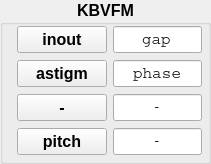
                 <widget class="QGroupBox" name="groupBox_KBVFM">
                  <property name="font">
                   <font>
                    <pointsize>12</pointsize>
                    <weight>75</weight>
                    <bold>true</bold>
                    <kerning>true</kerning>
                   </font>
                  </property>
                  <property name="title">
                   <string>KBVFM</string>
                  </property>
                  <property name="alignment">
                   <set>Qt::AlignHCenter|Qt::AlignTop</set>
                  </property>
                  <widget class="QLineEdit" name="lineEdit_KBV_Y">
                   <property name="geometry">
                    <rect>
                     <x>113</x>
                     <y>26</y>
                     <width>89</width>
                     <height>27</height>
                    </rect>
                   </property>
                   <property name="sizePolicy">
                    <sizepolicy hsizetype="Fixed" vsizetype="Fixed">
                     <horstretch>0</horstretch>
                     <verstretch>0</verstretch>
                    </sizepolicy>
                   </property>
                   <property name="font">
                    <font>
                     <family>Courier</family>
                     <pointsize>12</pointsize>
                     <weight>50</weight>
                     <bold>false</bold>
                    </font>
                   </property>
                   <property name="statusTip">
                    <string>optic 1</string>
                   </property>
                   <property name="whatsThis">
                    <string>first optic title</string>
                   </property>
                   <property name="text">
                    <string>gap</string>
                   </property>
                   <property name="alignment">
                    <set>Qt::AlignCenter</set>
                   </property>
                  </widget>
                  <widget class="QPushButton" name="pushButton_KBV_Y">
                   <property name="geometry">
                    <rect>
                     <x>17</x>
                     <y>26</y>
                     <width>90</width>
                     <height>27</height>
                    </rect>
                   </property>
                   <property name="sizePolicy">
                    <sizepolicy hsizetype="Fixed" vsizetype="Fixed">
                     <horstretch>0</horstretch>
                     <verstretch>0</verstretch>
                    </sizepolicy>
                   </property>
                   <property name="font">
                    <font>
                     <weight>75</weight>
                     <bold>true</bold>
                    </font>
                   </property>
                   <property name="text">
                    <string>inout</string>
                   </property>
                  </widget>
                  <widget class="QLineEdit" name="lineEdit_KBV_Z">
                   <property name="geometry">
                    <rect>
                     <x>113</x>
                     <y>60</y>
                     <width>89</width>
                     <height>27</height>
                    </rect>
                   </property>
                   <property name="sizePolicy">
                    <sizepolicy hsizetype="Fixed" vsizetype="Fixed">
                     <horstretch>0</horstretch>
                     <verstretch>0</verstretch>
                    </sizepolicy>
                   </property>
                   <property name="font">
                    <font>
                     <family>Courier</family>
                     <pointsize>12</pointsize>
                     <weight>50</weight>
                     <bold>false</bold>
                    </font>
                   </property>
                   <property name="statusTip">
                    <string>optic 1</string>
                   </property>
                   <property name="whatsThis">
                    <string>first optic title</string>
                   </property>
                   <property name="text">
                    <string>phase</string>
                   </property>
                   <property name="alignment">
                    <set>Qt::AlignCenter</set>
                   </property>
                  </widget>
                  <widget class="QLineEdit" name="lineEdit_M3_Rz_4">
                   <property name="enabled">
                    <bool>true</bool>
                   </property>
                   <property name="geometry">
                    <rect>
                     <x>113</x>
                     <y>94</y>
                     <width>89</width>
                     <height>27</height>
                    </rect>
                   </property>
                   <property name="sizePolicy">
                    <sizepolicy hsizetype="Fixed" vsizetype="Fixed">
                     <horstretch>0</horstretch>
                     <verstretch>0</verstretch>
                    </sizepolicy>
                   </property>
                   <property name="font">
                    <font>
                     <family>Courier</family>
                     <pointsize>12</pointsize>
                     <weight>50</weight>
                     <bold>false</bold>
                    </font>
                   </property>
                   <property name="statusTip">
                    <string>optic 1</string>
                   </property>
                   <property name="whatsThis">
                    <string>first optic title</string>
                   </property>
                   <property name="text">
                    <string>-</string>
                   </property>
                   <property name="frame">
                    <bool>true</bool>
                   </property>
                   <property name="alignment">
                    <set>Qt::AlignCenter</set>
                   </property>
                   <property name="clearButtonEnabled" stdset="0">
                    <bool>false</bool>
                   </property>
                  </widget>
                  <widget class="QPushButton" name="pushButton_KBV_Z">
                   <property name="geometry">
                    <rect>
                     <x>17</x>
                     <y>60</y>
                     <width>90</width>
                     <height>27</height>
                    </rect>
                   </property>
                   <property name="sizePolicy">
                    <sizepolicy hsizetype="Fixed" vsizetype="Fixed">
                     <horstretch>0</horstretch>
                     <verstretch>0</verstretch>
                    </sizepolicy>
                   </property>
                   <property name="font">
                    <font>
                     <weight>75</weight>
                     <bold>true</bold>
                    </font>
                   </property>
                   <property name="text">
                    <string>astigm</string>
                   </property>
                  </widget>
                  <widget class="QPushButton" name="pushButton_M3_Rz_4">
                   <property name="geometry">
                    <rect>
                     <x>17</x>
                     <y>94</y>
                     <width>90</width>
                     <height>27</height>
                    </rect>
                   </property>
                   <property name="sizePolicy">
                    <sizepolicy hsizetype="Fixed" vsizetype="Fixed">
                     <horstretch>0</horstretch>
                     <verstretch>0</verstretch>
                    </sizepolicy>
                   </property>
                   <property name="font">
                    <font>
                     <weight>75</weight>
                     <bold>true</bold>
                    </font>
                   </property>
                   <property name="text">
                    <string>-</string>
                   </property>
                  </widget>
                  <widget class="QPushButton" name="pushButton_KBV_Rx">
                   <property name="geometry">
                    <rect>
                     <x>17</x>
                     <y>128</y>
                     <width>90</width>
                     <height>27</height>
                    </rect>
                   </property>
                   <property name="sizePolicy">
                    <sizepolicy hsizetype="Fixed" vsizetype="Fixed">
                     <horstretch>0</horstretch>
                     <verstretch>0</verstretch>
                    </sizepolicy>
                   </property>
                   <property name="font">
                    <font>
                     <weight>75</weight>
                     <bold>true</bold>
                    </font>
                   </property>
                   <property name="text">
                    <string>pitch</string>
                   </property>
                  </widget>
                  <widget class="QLineEdit" name="lineEdit_KBV_Rx">
                   <property name="enabled">
                    <bool>true</bool>
                   </property>
                   <property name="geometry">
                    <rect>
                     <x>113</x>
                     <y>128</y>
                     <width>89</width>
                     <height>27</height>
                    </rect>
                   </property>
                   <property name="sizePolicy">
                    <sizepolicy hsizetype="Fixed" vsizetype="Fixed">
                     <horstretch>0</horstretch>
                     <verstretch>0</verstretch>
                    </sizepolicy>
                   </property>
                   <property name="font">
                    <font>
                     <family>Courier</family>
                     <pointsize>12</pointsize>
                     <weight>50</weight>
                     <bold>false</bold>
                    </font>
                   </property>
                   <property name="statusTip">
                    <string>optic 1</string>
                   </property>
                   <property name="whatsThis">
                    <string>first optic title</string>
                   </property>
                   <property name="text">
                    <string>-</string>
                   </property>
                   <property name="frame">
                    <bool>true</bool>
                   </property>
                   <property name="alignment">
                    <set>Qt::AlignCenter</set>
                   </property>
                  </widget>
                 </widget>
